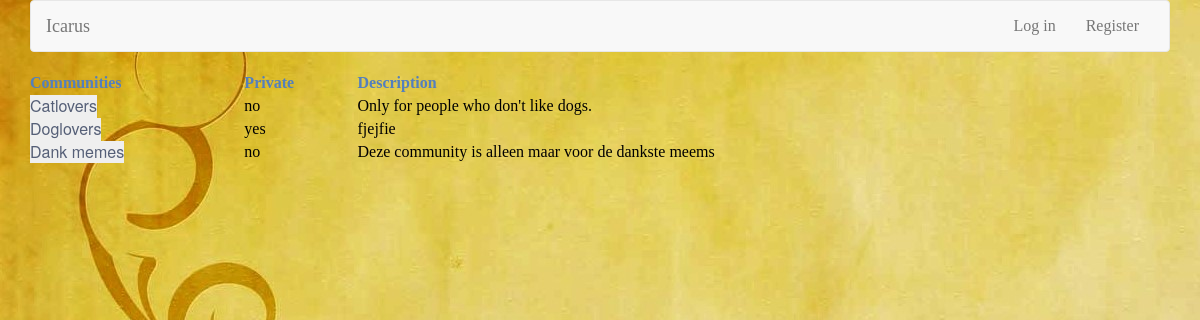
/communities, run on an earlier commit of the app's database.
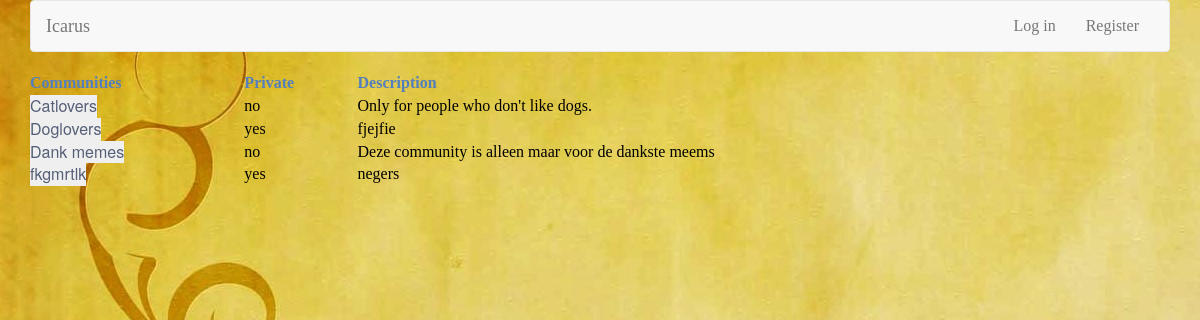
And on a later commit of the database.
### tables this page shows
CREATE TABLE 'communities' ('id' INTEGER PRIMARY KEY AUTOINCREMENT NOT NULL, 'name' TEXT NOT NULL, 'private' BOOLEAN NOT NULL, 'mod'  TEXT NOT NULL  , 'desc' TEXT);

### application.py (the view)
@app.route("/communities", methods=["GET", "POST"])
def communities():
    result = queries.allcommunities()
    if not result:
        flash('No communities available')
        return render_template("index.html")
    else:
        return render_template("communities.html", result = result)

### queries.py (called while the page is built)
def allcommunities():
    return db.execute("SELECT * FROM communities")

### templates/communities.html (shortened to what this page needs)
{% extends "layout.html" %}
{% block main %}
    <table style="width: 100%; padding: 15px;">
        <tr
        style = "background-color: ##CEF6E3; color: #537fbe;">
            <th>Communities</th>
            <th>Private</th>
            <th>Description</th>
        </tr>
        {% for community in result %}
            <tr>
                <div class = "transparrent">
                <td> <form action="{{ url_for('community') }}" method="post" id='communityform' name='{{ community.name }}'>
                <input value='{{ community.name }}' name='community_btn' type="submit"> </form></td>
                <td>{{ community.private }}</td>
                <td>{{ community.desc }}</td>
                </div>
            </tr>
        {% endfor %}
    </table>
{% endblock %}

### templates/layout.html (shortened to what this page needs)
<!DOCTYPE html>
<html lang="en">
    <head>
        <link href="https://maxcdn.bootstrapcdn.com/bootstrap/3.3.7/css/bootstrap.min.css" rel="stylesheet"/>
        <link href="{{ url_for('static', filename='styles.css') }}" rel="stylesheet"/>
        <link href="{{ url_for('static', filename='upload.css') }}" rel="stylesheet"/>
    </head>
    <body>
        <div class="container">
            <nav class="navbar navbar-default">
                <div class="container-fluid">
                    <div class="navbar-header">
                        <a class="navbar-brand" href="{{ url_for('index') }}"><span class="yellowcds">Icarus</span></a>
                    </div>
                    <div class="collapse navbar-collapse" id="navbar">
                        {% if session.user_id %}
                            <ul class="nav navbar-nav">
                                <li><a href="{{ url_for('communities') }}">Communities</a></li>
                                <li><a href="{{ url_for('create') }}">Create Community</a></li>
                            </ul>
                            <ul class="nav navbar-nav navbar-right">
                                <li><a href="{{ url_for('logout') }}">Log Out</a></li>
                            </ul>
                            <ul class="nav navbar-nav navbar-right">
                                <li>
                                <div class="dropdown">
                                    <button class="dropbtn">Profile</button>
                                    <div class="dropdown-content">
                                        <a href="{{ url_for('profile') }}">My profile</a>
                                        <a href="{{ url_for('likes') }}">My likes</a>
                                        <a href="{{ url_for('comments') }}">My comments</a>
                                        <a href="{{ url_for('editprofile') }}">Edit profile</a>
                                        <a href="{{ url_for('password') }}">Change password</a>
                                    </div>
                                </div>
                                </li>
                            </ul>
                            <ul class="nav navbar-nav navbar-right">
                                <li><a href="{{ url_for('upload') }}">Upload</a></li>
                            </ul>
                            <ul class="nav navbar-nav navbar-left">
                                <li><a href="{{ url_for('gifs') }}">Gifs</a></li>
                            </ul>
                        {% else %}
                            <ul class="nav navbar-nav navbar-right">
                                <li><a href="{{ url_for('login') }}">Log in</a></li>
                                <li><a href="{{ url_for('register') }}">Register</a></li>
                            </ul>
                        {% endif %}
                    </div>
                </div>
            </nav>
            <main>
                {% block main %}{% endblock %}
            </main>
        </div>
    </body>

### static/styles.css (style rules this page uses)
.container { margin-left: auto; margin-right: auto; text-align: center; }
main td { text-align: left; }
html, body { font-family: "PT Sans", "Helvetica Neue", "Helvetica", "Roboto", "Arial", sans-serif; -webkit-font-smoothing: antialiased; }
input, textarea { outline: none; border: none; display: block; margin: 0; padding: 0; -webkit-font-smoothing: antialiased; font-family: "PT Sans", "Helvetica Neue", "Helvetica", "Roboto", "Arial", sans-serif; font-size: 1rem; color: #555f77; }

### static/upload.css (style rules this page uses)
html, body { margin: 0; padding: 0; font-weight: 300; height: 100%; max-width:100%; max-height:100%; background-image: url("image_database/yellowbackground.jpg"); text-align: center; color: black; font-size: 16px; overflow: scroll; font-family: "Times New Roman", Times, serif; }
.transparrent { background-color: Transparent; background-repeat:no-repeat; border: none; cursor:pointer; overflow: hidden; outline:none; }

What changed in the data, as far as the page shows it:
added communities: community_btn "fkgmrtlk", private "yes", desc "negers"
